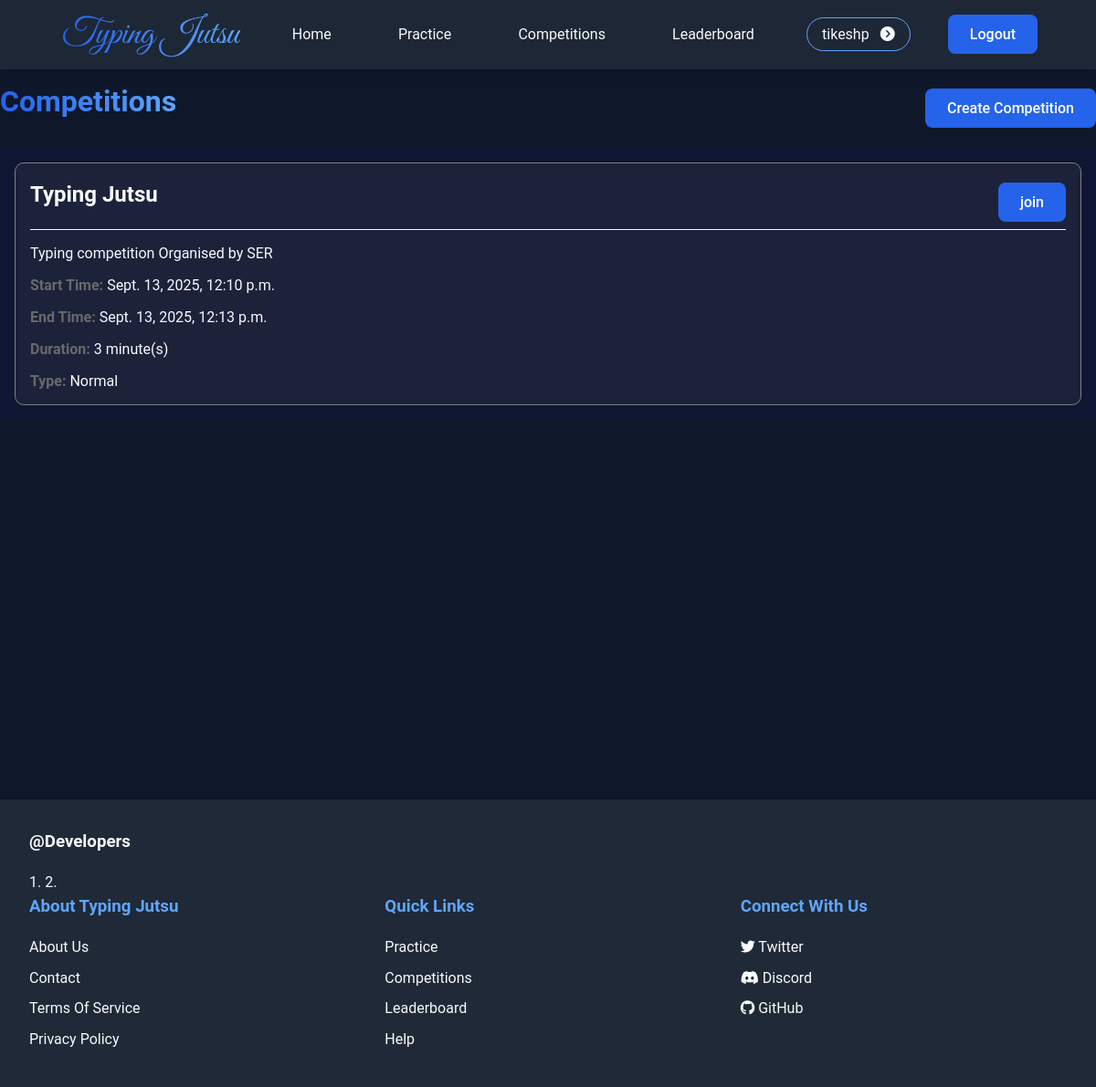
The app's page /competitions/ (signed in) with its own data.
### typing_game/models.py (models this page shows, shortened)
class Competition(models.Model):
    title = models.CharField(max_length=200)
    description = models.TextField()
    start_time = models.DateTimeField()
    duration = models.IntegerField(help_text="Duration in minutes", default=3)
    organizer = models.ForeignKey(Organizer, on_delete=models.CASCADE, related_name='competitions')
    participants = models.ManyToManyField(Participant, related_name='competitions', blank=True)
    type = models.CharField(
        max_length=15,
        choices=[('Normal','normal'), ('Reverse','reverse'), ('Jumble-Word','jumble-Word')],
        default=None
    )
    paragraphs = models.JSONField(default=list)
    expired = models.BooleanField(default=False)
    started = models.BooleanField(default=False)
    status = models.CharField(choices=[('waiting','Waiting'),('active','Active'), ( 'ended','Ended')], default='waiting')
    @property
    def end_time(self):
        return self.start_time + timedelta(minutes=self.duration)

### typing_game/views.py (the view)
# urls.py: path('competitions/', views.competitions, name='competitions'),
@login_required
def competitions(request):
    context = get_auth_context(request)
    user_id = context.get('user_id')
    user_role = context.get('user_role')
    profile_user = None
    if user_id and user_role:
        try:
            if user_role == 'participant':
                profile_user = Participant.objects.get(id=user_id)
            elif user_role == 'organizer':
                profile_user = Organizer.objects.get(id=user_id)
        except (Participant.DoesNotExist, Organizer.DoesNotExist):
            request.session.flush() # User in session not in DB, clear it.
    context['competitions'] = Competition.objects.order_by('-start_time')
    context['profile_user'] = profile_user
    return render(request, 'typing_game/competitions.html', context)

### typing_game/views.py (called while the page is built)
def get_auth_context(request):
    user_id = request.session.get('user_id')
    user_role = request.session.get('user_role')
    return {
        'is_authenticated': bool(user_id),
        'user_role': user_role,
        'user_id' : user_id,
    }

### typing_game/templates/typing_game/competitions.html (shortened to what this page needs)
{% extends 'typing_game/base.html' %}
{% block page %}
<div class="page-header">
    <h1>Competitions</h1>
    <a href="{% url 'typing_game:create_competition' %}" class="button">Create Competition</a>
</div>
<div class="competition_list_container">
    {% for competition in competitions %}
        <div class="each_competition">
            <div id="competition_header" class="page-header">
                <h2>{{competition.title}}</h2>
                {% if competition.organizer.id == profile_user.id and user_role == 'organizer' %}
                    <div class="actions">
                        <a href="{% url 'typing_game:edit_competition' competition.id %}" class="button">Edit</a>
                        <a href="{% url 'typing_game:delete_competition' competition.id %}" class="button" onclick="return confirm('Are you sure you want to delete ')">Delete</a>
                        <a href="{% url 'typing_game:activate_competition' competition.id %}" class="button" onclick="return confirm('Are you sure you want to Activate')">Activate</a>
                    </div>
                {% else %}
                    {% if competition.status == 'active' %}
                        <a href="{% url 'typing_game:join_competition' competition.id %}" class="button" onclick="return confirm('Are you sure you want to Join')">join</a>
                    {% elif competition.started %}
                        <span class="button-info">Competition is started</span>
                    {%else%}
                        <span class="button-info">Competition Not activated yet</span>
                    {%endif%}
                {% endif %}
            </div>
            <div class="each_comp_more_detail">
                <p id="description"><strong></strong>{{competition.description}}</p>
                <p><strong>Start Time: </strong>{{competition.start_time}}</p>
                <p><strong>End Time: </strong>{{competition.end_time}}</p>
                <p><strong>Duration: </strong>{{competition.duration}} minute(s)</p>
                <p><strong>Type: </strong>{{competition.type}}</p>
            </div>
        </div>
    {%empty%}
        <h3>No Competitions Available right Now</h3>
    {% endfor %}
</div>
{% endblock %}

### typing_game/static/css/global.css (style rules this page uses)
* { margin: 0; padding: 0; box-sizing: border-box; font-family: 'Roboto', Tahoma, Geneva, Verdana, sans-serif; }
:root { --primary-color: #2563eb; --secondary-color: #1e40af; --accent-color: #60a5fa; --background-color: #0f172a; --text-color: #f8fafc; --gray-800: #1f2937; --gray-700: #374151; --gray-100: #f3f4f6; }
html,body { width: 100%; height: 100%; }
body { background-color: var(--background-color); color: var(--text-color); min-height: 100vh; display: flex; justify-content: flex-start; align-items: center; flex-direction: column; }
h1, h2, h3, h4, h5, h6 { font-weight: 600; margin-bottom: 1rem; color: var(--text-color); }
h1 { background: linear-gradient(to right, var(--primary-color), var(--accent-color)); -webkit-background-clip: text; background-clip: text; -webkit-text-fill-color: transparent; }
.button { background-color: var(--primary-color); color: white; padding: 0.75rem 1.5rem; border-radius: 0.5rem; border: none; font-weight: 500; cursor: pointer; transition: all 0.3s ease; text-decoration: none; }

### typing_game/templates/typing_game/competitions.html (style rules this page uses)
.page-header { display: flex; justify-content: space-between; align-items: center; margin: 1em 0; }

### records on screen
Competition: title "Typing Jutsu", status "join", description "Typing competition Organised by SER", start_time "Sept. 13, 2025, 12:10 p.m.", end_time "Sept. 13, 2025, 12:13 p.m.", duration "3", type "Normal"

### other values on screen
{{ request.session.user_name }} "tikeshp"
